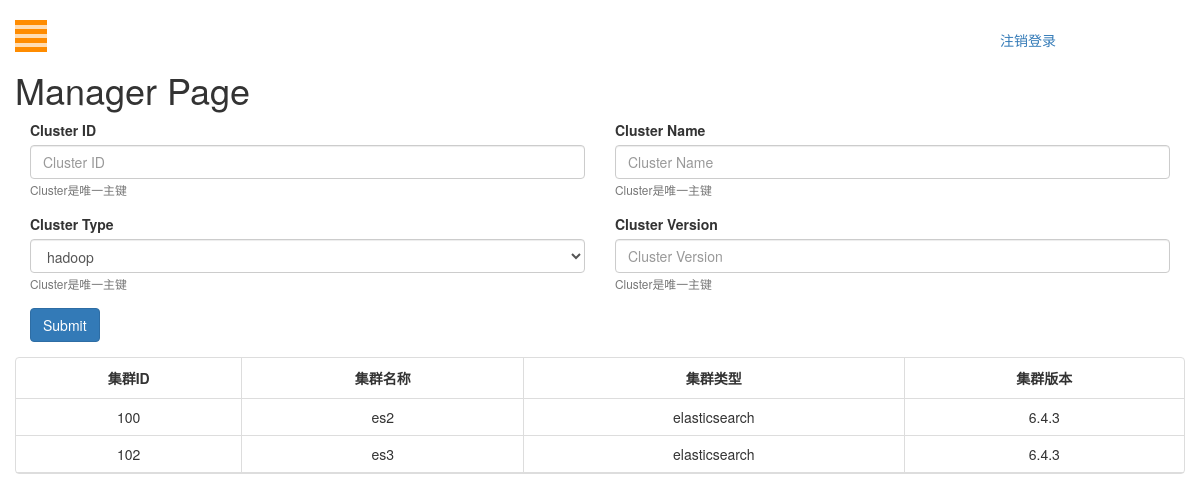
The page /cluster on the database as committed earlier.
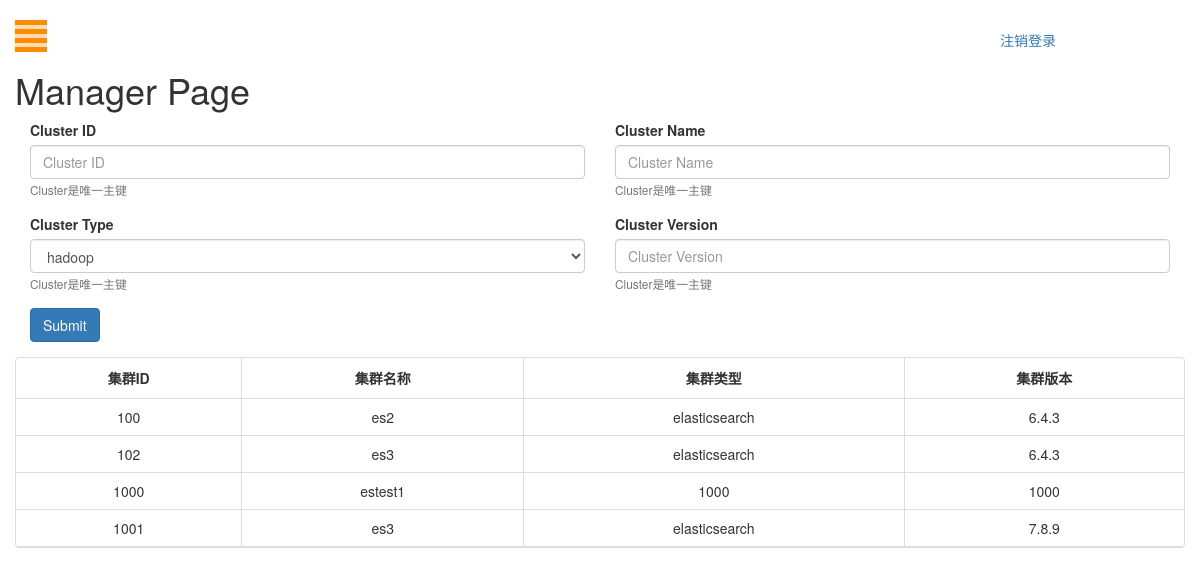
The same page on the database as committed later.
### cmdb/models.py (models this page shows)
class ClusterBasicInfo(models.Model):
    cluster_id = models.IntegerField(primary_key=True)
    cluster_name = models.CharField(max_length=16)
    cluster_type = models.CharField(max_length=30)
    cluster_version = models.CharField(max_length=30, default="", blank=True, null=True)
    host_info = models.ManyToManyField(HostBasicInfo, through="ClusterHostMapping")

### cmdb/views.py (the view)
# urls.py: url(r'^cluster$', ClusterInfoView, name='cluster'),
def ClusterInfoView(request):
    if request.method == "POST":
        cluster_id = request.POST['cluster_id']
        cluster_name = request.POST['cluster_name']
        cluster_type = request.POST['cluster_type']
        cluster_version = request.POST['cluster_version']
        clusterObject = ClusterBasicInfo.objects.create(
            cluster_id=cluster_id,
            cluster_name=cluster_name,
            cluster_type=cluster_type,
            cluster_version=cluster_version
        )
        clusterObject.save()
        AllclusterObject = ClusterBasicInfo.objects.all().order_by(ClusterFields.F_CLUSTER_ID)
    else:
        AllclusterObject = ClusterBasicInfo.objects.all().order_by(ClusterFields.F_CLUSTER_ID)
    return render(request, "manager.html", {"AllclusterObject": AllclusterObject, "cluster_type": settings.CLUSTER_TYPE})

### templates/manager.html (shortened to what this page needs)
{% load static %}
<!DOCTYPE html>
<html lang="zh">
<head>
    <link rel="stylesheet" type="text/css" href="{% static 'css/bootstrap.css' %}">
    <link rel="stylesheet" type="text/css" href="{% static 'css/style.css' %}">
    <link rel="stylesheet" type="text/css" href="{% static 'bootstraptable/bootstrap-table.min.css' %}">
</head>
<body>
<div id="wrapper">
    <div id="page-content-wrapper">
        <button type="button" class="hamburger is-closed animated fadeInLeft" data-toggle="offcanvas">
            <span class="hamb-top"></span>
            <span class="hamb-middle"></span>
            <span class="hamb-bottom"></span>
        </button>
        <a class="col-md-offset-10" href="{% url 'logout' %}">注销登录</a>
        <div class="container">
            <div class="row">
                <h1>Manager Page</h1>
            </div>
            <div class="row">
                <form action="cluster" method="post">
                    <div class="form-row">
                        <div class="form-group col-md-6">
                            <label>Cluster ID</label>
                            <input type="text" class="form-control" name="cluster_id" placeholder="Cluster ID">
                            <small id="emailHelp" class="form-text text-muted">Cluster是唯一主键</small>
                        </div>
                        <div class="form-group col-md-6">
                            <label>Cluster Name</label>
                            <input type="text" class="form-control" name="cluster_name" placeholder="Cluster Name">
                            <small id="emailHelp" class="form-text text-muted">Cluster是唯一主键</small>
                        </div>
                    </div>
                    <div class="form-row">
                        <div class="form-group col-md-6">
                            <label>Cluster Type</label>
                            <select id="inputState" class="form-control">
                                {% for type in cluster_type %}
                                <option>{{ type }}</option>
                                {% endfor %}
                            </select>
                            <small id="emailHelp" class="form-text text-muted">Cluster是唯一主键</small>
                        </div>
                        <div class="form-group col-md-6">
                            <label>Cluster Version</label>
                            <input type="text" class="form-control" name="cluster_version"
                                   placeholder="Cluster Version">
                            <small id="emailHelp" class="form-text text-muted">Cluster是唯一主键</small>
                        </div>
                    </div>
                    <div class="form-group col-md-6">
                        <button type="submit" class="btn btn-primary">Submit</button>
                    </div>
                </form>
            </div>
            <div class="row">
                <table id="hdfs-table" data-toggle="table">
                    <thead>
                    <tr>
                        <th>集群ID</th>
                        <th data-field="name">集群名称</th>
                        <th>集群类型</th>
                        <th>集群版本</th>
                    </tr>
                    </thead>
                    <tbody>
                    {% for object in AllclusterObject %}
                        <tr>
                            <td>{{ object.cluster_id }}</td>
                            <td>{{ object.cluster_name }}</td>
                            <td>{{ object.cluster_type }}</td>
                            <td>{{ object.cluster_version }}</td>
                        </tr>
                    {% endfor %}
                    </tbody>
                </table>
            </div>
        </div>
    </div>
</div>
</body>
</html>

### static/css/style.css (style rules this page uses)
body { position: relative; overflow-x: hidden; }
body, html { height: 100%; background-color: white; }
#wrapper { -moz-transition: all 0.5s ease; -o-transition: all 0.5s ease; -webkit-transition: all 0.5s ease; padding-left: 0; transition: all 0.5s ease; }
#page-content-wrapper { padding-top: 30px; width: 100%; }
.hamburger { background: darkorange; border: none; display: block; height: 32px; margin-left: 15px; position: fixed; top: 20px; width: 32px; z-index: 999; }
.hamburger.is-closed:before { -webkit-transform: translate3d(0, 0, 0); -webkit-transition: all 0.35s ease-in-out; color: #ffffff; content: ''; display: block; font-size: 14px; line-height: 32px; opacity: 0; text-align: center; width: 100px; }
.hamburger.is-closed .hamb-top { -webkit-transition: all 0.35s ease-in-out; background-color: rgba(255, 255, 255, 0.7); top: 5px; }
.hamburger.is-closed .hamb-middle { background-color: rgba(255, 255, 255, 0.7); margin-top: -2px; top: 50%; }
.hamburger.is-closed .hamb-bottom { -webkit-transition: all 0.35s ease-in-out; background-color: rgba(255, 255, 255, 0.7); bottom: 5px; }
.hamburger.is-closed .hamb-top, .hamburger.is-closed .hamb-middle, .hamburger.is-closed .hamb-bottom, .hamburger.is-open .hamb-top, .hamburger.is-open .hamb-middle, .hamburger.is-open .hamb-bottom { height: 4px; left: 0; position: absolute; width: 100%; }
.table th, .table td { text-align: center; vertical-align: middle!important; }

Rows that differ between the two databases and show on the page:
added ClusterBasicInfo: cluster_id "1000", cluster_name "estest1", cluster_type "1000", cluster_version "1000"
added ClusterBasicInfo: cluster_id "1001", cluster_name "es3", cluster_type "elasticsearch", cluster_version "7.8.9"
